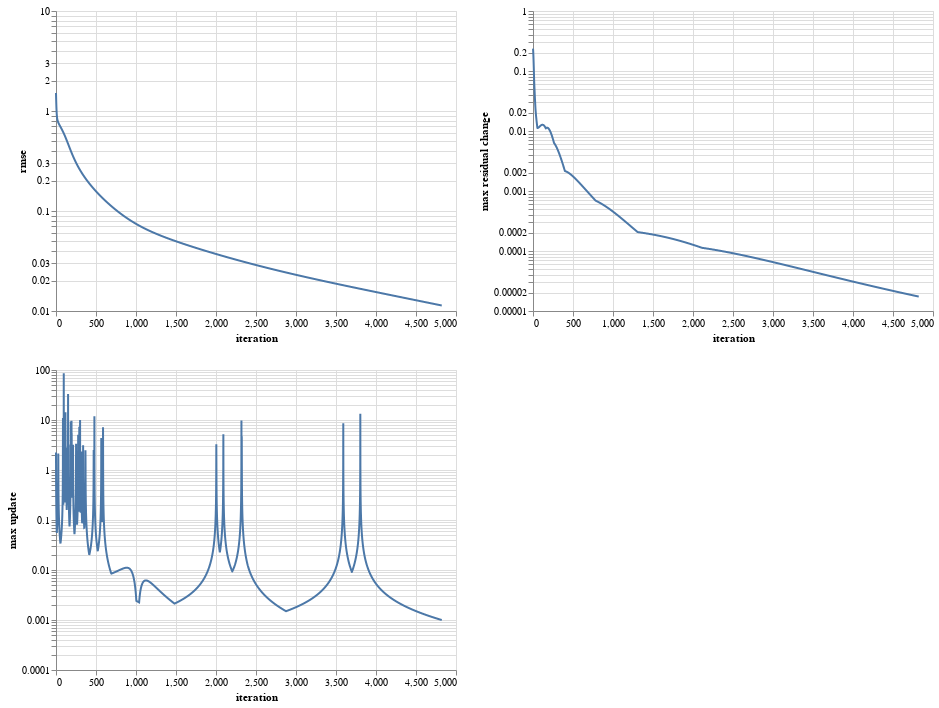

Write notebook code for a chart like this one.
### Markdown cell above
### Question 2d: Interpret Diagnostic Plots

Following figures tell us if the optimization algorithm is working properly.

### Code cell
import altair as alt
logscale = alt.Scale(type='log', base=10)
fig_rmse = \
    alt.Chart(output1['rmse'])\
    .mark_line()\
    .encode(
        x='iteration:Q', 
        y=alt.Y('rmse:Q', scale=logscale)
    )
fig_max_residual_change = \
    alt.Chart(output1['rmse'])\
    .mark_line()\
    .encode(
        x='iteration:Q', 
        y=alt.Y('max residual change:Q', scale=logscale)
    )
fig_updates = \
    alt.Chart(output1['update'])\
    .mark_line()\
    .encode(
        x='iteration:Q', 
        y=alt.Y('max update:Q', scale=logscale)
    )
alt.vconcat(
    fig_rmse | fig_max_residual_change,
    fig_updates 
)

### Figure 1 — Vega-Lite specification as saved in the notebook (floating-point values rounded to 4 significant figures; data arrays with more than 128 entries replaced by an {"elided": "..."} marker saying what was removed)
{"config": {"view": {"continuousWidth": 400, "continuousHeight": 300}}, "vconcat": [{"hconcat": [{"mark": "line", "encoding": {"x": {"type": "quantitative", "field": "iteration"}, "y": {"type": "quantitative", "field": "rmse", "scale": {"base": 10, "type": "log"}}}}, {"mark": "line", "encoding": {"x": {"type": "quantitative", "field": "iteration"}, "y": {"type": "quantitative", "field": "max residual change", "scale": {"base": 10, "type": "log"}}}}], "data": {"name": "data-ff0d2c9df28b1d1a5b10fd120cb169ee"}}, {"data": {"name": "data-9fa90a5d332528ff2be1aa940f7f54e6"}, "mark": "line", "encoding": {"x": {"type": "quantitative", "field": "iteration"}, "y": {"type": "quantitative", "field": "max update", "scale": {"base": 10, "type": "log"}}}}], "$schema": "https://vega.github.io/schema/vega-lite/v4.8.1.json", "datasets": {"data-ff0d2c9df28b1d1a5b10fd120cb169ee": {"elided": "4823 records"}, "data-9fa90a5d332528ff2be1aa940f7f54e6": {"elided": "4823 records"}}}
